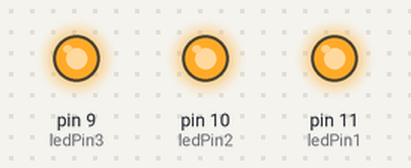
Recording of a sketch running on a simulated Arduino Uno, built with avr-gcc and run on an emulated ATmega328P. Shown: output pins drawn as LEDs (lit = HIGH).

Above: at 0.2 s.
At 1.7 s:
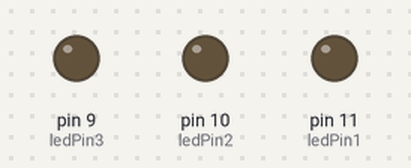
Timing chart, 0 to 3.0 s (numbered marks = the images above):
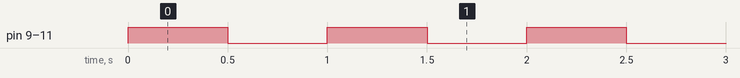

Measured:
- by itself, pin 9 (ledPin3), pin 10 (ledPin2), pin 11 (ledPin1): alternates HIGH for 0.50 s and LOW for 0.50 s

The sketch:

03_leds3_delay.ino
```cpp
const int ledPin1 = 11;
const int ledPin2 = 10;
const int ledPin3 = 9;
const int tiempo = 500;

void setup () {
  pinMode (ledPin1, OUTPUT);
  pinMode (ledPin2, OUTPUT);
  pinMode (ledPin3, OUTPUT);
}
//01_leds2_delay
void loop () {
  digitalWrite (ledPin1, HIGH);
  digitalWrite (ledPin2, HIGH);
  digitalWrite (ledPin3, HIGH);
  delay (tiempo);
  digitalWrite (ledPin1, LOW);
  digitalWrite (ledPin2, LOW);
  digitalWrite (ledPin3, LOW);
  delay (tiempo);
}
```
